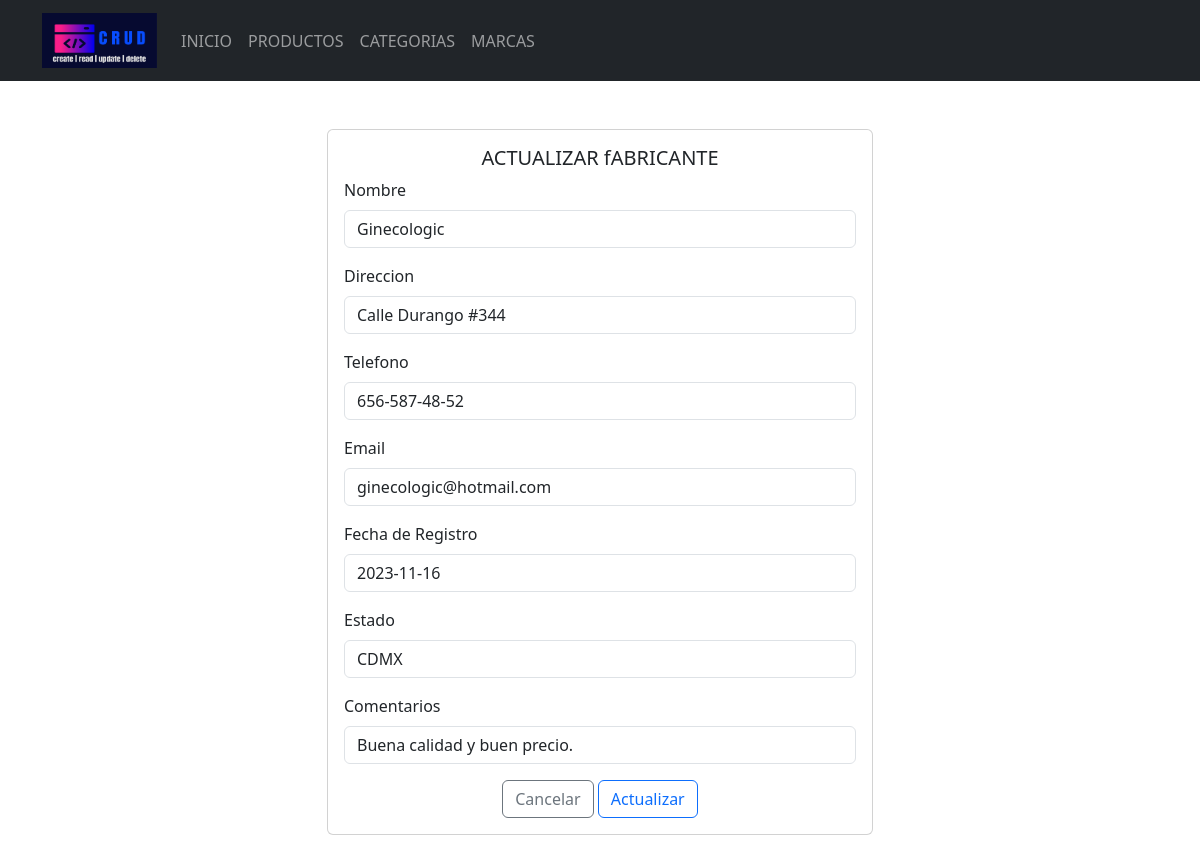
/Formularios/marcas/actualizar.php?Id=2, run on the app's committed database.
### tables this page shows
CREATE TABLE `fabricante` (
  `id_fabricante` int(11) NOT NULL,
  `nom_fabricante` varchar(100) NOT NULL,
  `direccion` varchar(100) NOT NULL,
  `telefono` varchar(100) NOT NULL,
  `email` varchar(100) NOT NULL,
  `fech_registro` varchar(100) NOT NULL,
  `estado` varchar(100) NOT NULL,
  `Comentarios` varchar(100) NOT NULL
);

### Formularios/marcas/actualizar.php (the view, shortened to what this page needs)
<!doctype html>
<html lang="es">
<head>
    <link rel="stylesheet" href="<?php echo base_url; ?>css/bootstrap.min.css">
<body>
    <header>
        <nav class="navbar navbar-expand-lg bg-dark" data-bs-theme="dark">
            <div class="container">
                <a class="navbar-brand" href="<?php echo base_url; ?>">
                    <img src="<?php echo base_url; ?>img/logo.png" alt="logo" height="55" width="115">
                </a>
                <div class="collapse navbar-collapse" id="mi-menu">
                    <ul class="navbar-nav">
                        <li class="nav-item">
                            <a class="nav-link" href="<?php echo base_url; ?>">INICIO</a>
                        </li>
                        <li class="nav-item">
                            <a class="nav-link" href="<?php echo base_url; ?>Formularios/productos/index.php">PRODUCTOS</a>
                        </li>
                        <li class="nav-item">
                            <a class="nav-link" href="<?php echo base_url; ?>Formularios/categorias/index.php">CATEGORIAS</a>
                        </li>
                        <li class="nav-item">
                            <a class="nav-link" href="<?php echo base_url; ?>Formularios/marcas/index.php">MARCAS</a>
                        </li>
                    </ul>
                </div>
            </div>
        </nav>
    </header>
    <div class="container mt-5 mb-5">
        <div class="row justify-content-center">
            <div class="col-md-6">
                <div class="card">
                    <div class="card-body">
                        <h5 class="card-title text-center">ACTUALIZAR fABRICANTE</h5>
                        <form action="<?php echo base_url; ?>CRUDM/editarDatos.php" method="post">
                        <?php
                            include_once("../../config/conexion.php");
                            $sql = "SELECT * FROM fabricante WHERE id_fabricante  =" . $_REQUEST['Id'];
                            $resultado = $conexion->query($sql);
                            $row = $resultado->fetch_assoc();
                            ?>
                            <div class="mb-3">
                                <label for="nom_fabricante" class="form-label">Nombre</label>
                                <input type="text" class="form-control" id="nom_fabricante" name="nom_fabricante" placeholder="Nombre del producto" value="<?php echo $row['nom_fabricante'] ?>">
                            </div>
                            <div class="mb-3">
                                <label for="direccion" class="form-label">Direccion</label>
                                <input type="text" class="form-control" id="direccion" name="direccion" placeholder="Direccion" value="<?php echo $row['direccion'] ?>">
                            </div>
                            <div class="mb-3">
                                <label for="telefono" class="form-label">Telefono</label>
                                <input type="text" class="form-control" id="telefono" name="telefono" placeholder="Telefono" value="<?php echo $row['telefono'] ?>">
                            </div>
                            <div class="mb-3">
                                <label for="email" class="form-label">Email</label>
                                <input type="text" class="form-control" id="email" name="email" placeholder="Email" value="<?php echo $row['email'] ?>">
                            </div>
                            <div class="mb-3">
                                <label for="fech_registro" class="form-label">Fecha de Registro</label>
                                <input type="text" class="form-control" id="fech_registro" name="fech_registro" placeholder="Fecha de Registro" value="<?php echo $row['fech_registro'] ?>">
                            </div>
                            <div class="mb-3">
                                <label for="estado" class="form-label">Estado</label>
                                <input type="text" class="form-control" id="estado" name="estado" placeholder="Estado de origen" value="<?php echo $row['estado'] ?>">
                            </div>
                            <div class="mb-3">
                                <label for="Comentarios" class="form-label">Comentarios</label>
                                <input type="text" class="form-control" id="Comentarios" name="Comentarios" placeholder="Comentarios" value="<?php echo $row['Comentarios'] ?>">
                            </div>
                            <div class="text-center">
                                <a href="../productos/index.php" type="submit" class="btn btn-outline-secondary">Cancelar</a>
                                <button type="submit" class="btn btn-outline-primary">Actualizar</button>
                            </div>
                        </form>
                    </div>
                </div>
            </div>
        </div>
    </div>
</body>
</html>

### data on the page
fabricante: nom_fabricante "Ginecologic", direccion "Calle Durango #344", telefono "656-587-48-52", email "ginecologic@hotmail.com", fech_registro "2023-11-16", estado "CDMX", Comentarios "Buena calidad y buen precio."
